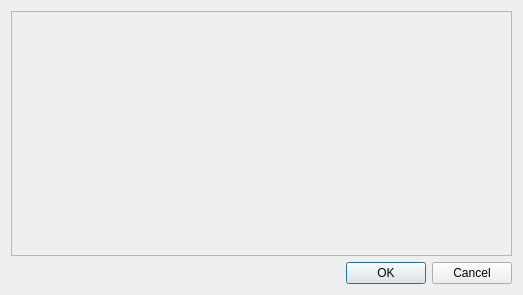
<?xml version="1.0" encoding="UTF-8"?>
<ui version="4.0">
 <class>Dialog</class>
 <widget class="QDialog" name="Dialog">
  <property name="geometry">
   <rect>
    <x>0</x>
    <y>0</y>
    <width>523</width>
    <height>295</height>
   </rect>
  </property>
  <property name="windowTitle">
   <string>Dialog</string>
  </property>
  <layout class="QGridLayout" name="gridLayout">
   <item row="1" column="0">
    <widget class="QDialogButtonBox" name="buttonBox">
     <property name="orientation">
      <enum>Qt::Horizontal</enum>
     </property>
     <property name="standardButtons">
      <set>QDialogButtonBox::Cancel|QDialogButtonBox::Ok</set>
     </property>
    </widget>
   </item>
   <item row="0" column="0">
    <widget class="QScrollArea" name="scrollArea">
     <property name="widgetResizable">
      <bool>true</bool>
     </property>
     <widget class="QWidget" name="scrollAreaWidgetContents">
      <property name="geometry">
       <rect>
        <x>0</x>
        <y>0</y>
        <width>503</width>
        <height>245</height>
       </rect>
      </property>
      <layout class="QGridLayout" name="gridLayout_2">
       <item row="0" column="0">
        <layout class="QVBoxLayout" name="verticalLayout"/>
       </item>
      </layout>
     </widget>
    </widget>
   </item>
  </layout>
 </widget>
 <resources/>
 <connections>
  <connection>
   <sender>buttonBox</sender>
   <signal>accepted()</signal>
   <receiver>Dialog</receiver>
   <slot>accept()</slot>
   <hints>
    <hint type="sourcelabel">
     <x>248</x>
     <y>254</y>
    </hint>
    <hint type="destinationlabel">
     <x>157</x>
     <y>274</y>
    </hint>
   </hints>
  </connection>
  <connection>
   <sender>buttonBox</sender>
   <signal>rejected()</signal>
   <receiver>Dialog</receiver>
   <slot>reject()</slot>
   <hints>
    <hint type="sourcelabel">
     <x>316</x>
     <y>260</y>
    </hint>
    <hint type="destinationlabel">
     <x>286</x>
     <y>274</y>
    </hint>
   </hints>
  </connection>
 </connections>
</ui>
